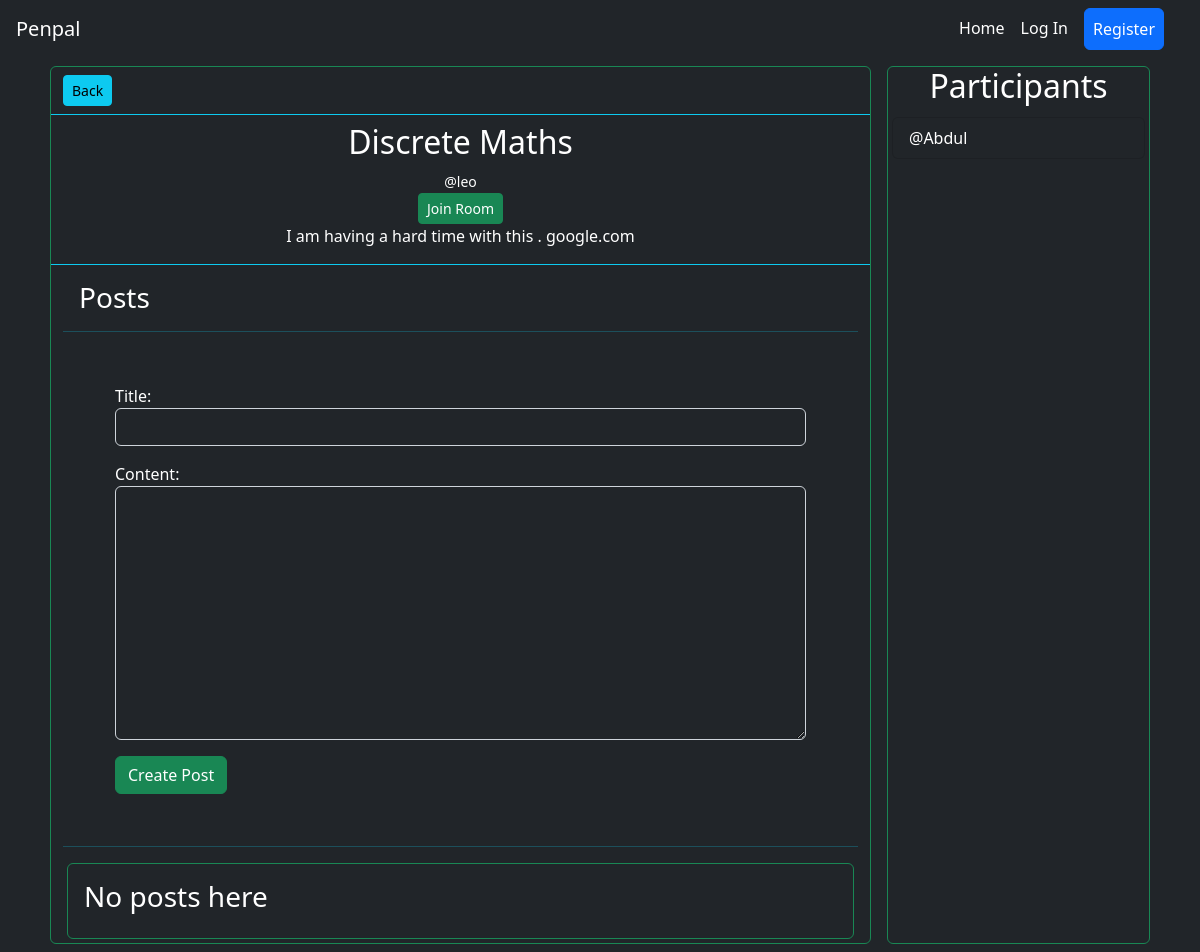
The app's page /room/1, older data.
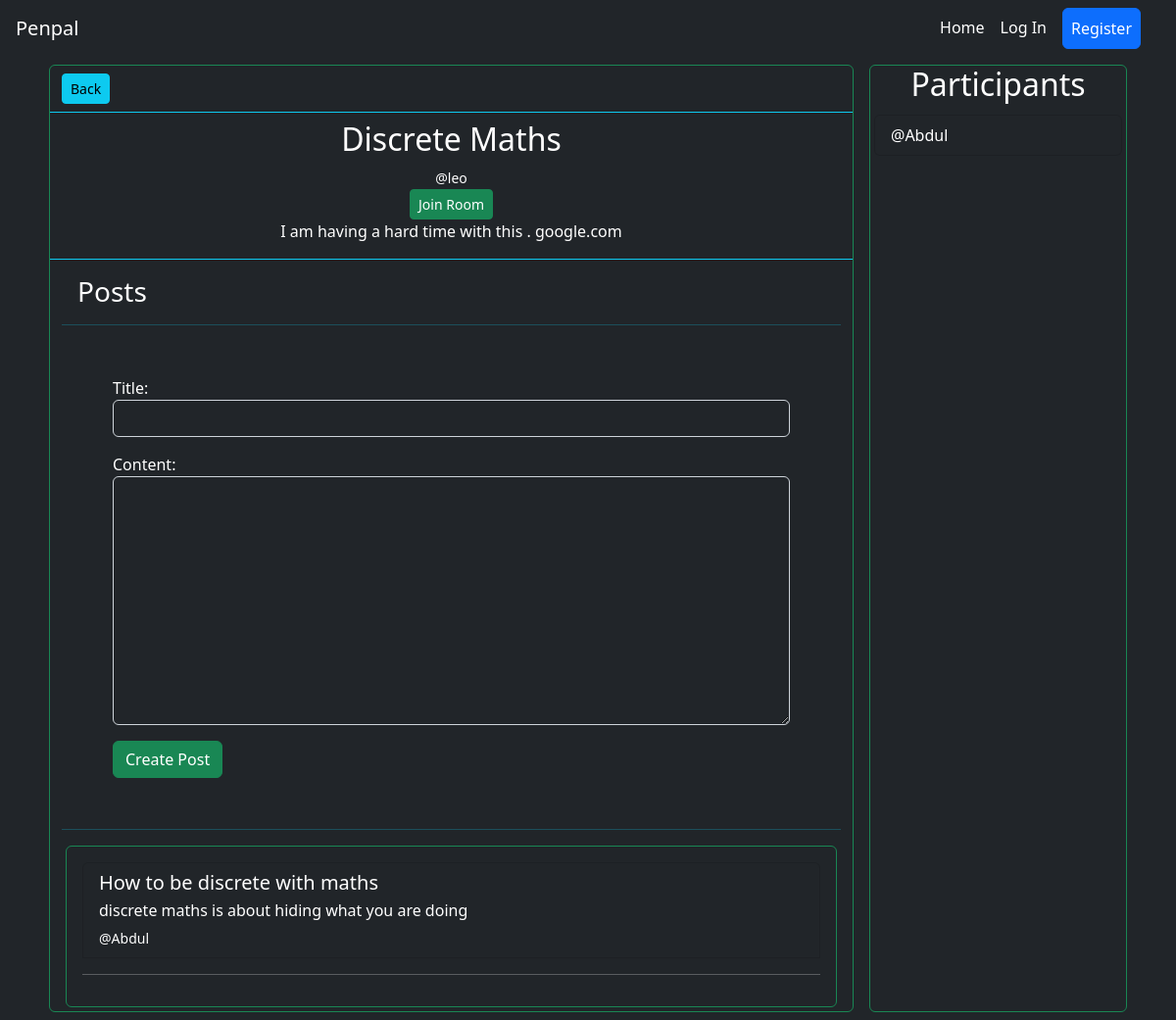
The same page, newer data.
### base/models.py (models this page shows, shortened)
class Room(models.Model):
    name = models.CharField(max_length=120)
    description = models.TextField()
    is_private = models.BooleanField(default=False)
    created_at = models.DateTimeField(auto_now_add=True)
    updated_at = models.DateTimeField(auto_now=True)
    creator = models.ForeignKey(Account,null=True,on_delete=models.SET_NULL,related_name='created_rooms')
    admins = models.ManyToManyField(Account,related_name='administrated_rooms')
    participants = models.ManyToManyField(Account,related_name='joined_rooms')
    class Meta:
        ordering = ['-created_at']

class Post(models.Model):
    title = models.CharField(max_length=120)
    content = models.TextField()
    creator = models.ForeignKey(Account,on_delete=models.CASCADE,related_name="user_posts")
    room = models.ForeignKey(Room,on_delete=models.CASCADE,related_name='room_posts')
    likes = models.ManyToManyField(Account,related_name='liked_posts')
    dislikes = models.ManyToManyField(Account,related_name='disliked_posts')
    bookmarks = models.ManyToManyField(Account,related_name='bookmarked_posts')
    pinned = models.BooleanField(default=False)
    created_at = models.DateTimeField(auto_now_add=True)
    updated_at = models.DateTimeField(auto_now=True)
    class Meta:
        ordering = ['pinned','-created_at']

### accounts/models.py (models this page shows, shortened)
class Account(AbstractBaseUser,PermissionsMixin):
    id = models.UUIDField(primary_key = True,default=uuid.uuid4,editable=False)
    Genders=[
        ("Male","Male"),
        ("Female","Female")
    ]
    email = models.EmailField(verbose_name="email", max_length=60, unique=True)
    username = models.CharField(max_length=30, unique=False)
    gender = models.CharField(max_length=7,choices=Genders,default = "Male")
    phone_num = PhoneNumberField(blank=True)
    current_residence = CountryField(null =True , blank = True)
    nationality = CountryField(null =True , blank = True)
    date_joined = models.DateTimeField(verbose_name="date joined", auto_now_add=True)
    last_login = models.DateTimeField(verbose_name="last login", auto_now=True)
    is_active = models.BooleanField(default=True)
    is_admin = models.BooleanField(default=False)
    is_staff = models.BooleanField(default=False)
    is_superuser = models.BooleanField(default=False)
    profile_image = models.URLField(default="https://www.freeiconspng.com/thumbs/account-icon/account-icon-33.png")
    USERNAME_FIELD = "email"
    REQUIRED_FIELDS = [
        'username',
    ]
    objects = MyAccountManager()
    class Meta:
        unique_together = ('username','email')
    def __str__(self):
        return f"@{self.username}"

### base/views.py (the view)
# urls.py: path('room/<int:roomid>',view_room,name='view_room'),
def view_room(request, roomid):
    context = {}
    room = Room.objects.get(id=roomid)
    context['room'] = room
    context['post_form'] = PostCreationForm()
    context['posts'] = room.room_posts.all()
    context['joined'] = (request.user in room.participants.all())
    return render(request,"base/view_room.html",context)

### base/forms.py
class PostCreationForm(forms.ModelForm):
    class Meta:
        model = Post
        fields = ('title', 'content')
        widgets = {
            'title': forms.TextInput(attrs={'class':'form-control bg-dark text-white'}),
            'content': forms.Textarea(attrs={'class':'form-control bg-dark text-white'}),
        }

### base/templates/base/view_room.html (shortened to what this page needs)
{% extends "layout.html" %}
{% block body %}
<div class="container" style="display: grid; grid-template-columns: 3fr 1fr;">
    <div class="border rounded border-success m-2">
        <div class="container mt-2 mb-2 border-bottom border-info pb-2">
            <a href="javascript:history.back()" class="btn btn-info btn-sm">Back</a>
        </div>
        <div class="border-bottom border-info">
            <div class="text-center">
                <h2>{{room.name}}</h2>
                <small>{{room.creator}}</small>
                <div>
                {% if not joined %}
                    <a href="{% url 'join_room' room.id %}" class="btn btn-success btn-sm">Join Room</a>
                {% endif %}
                </div>
            </div>
            <p class="text-center">{{room.description}}</p>
        </div>
        <div class="text-white container">
            <h3 class="text-left m-3">Posts</h3>
            <hr class="text-info">
            {% include "base/create_post.html" %}
            <hr class="text-info">
        </div>
        <div class="container">
            <div class="border rounded border-success list-group p-3 m-1">
                {% include "base/posts.html" %}
            </div>
        </div>
    </div>
    <div class="border rounded border-success m-2">
        <h2 class="text-center">Participants</h2>
        <ul class="list-group">
            {% for participant in room.participants.all %}
            <li class="list-group-item bg-dark m-1 text-white">{{participant}}</li>
            {% endfor %}
        </ul>
    </div>
</div>
{% endblock %}

### accounts/templates/layout.html (shortened to what this page needs)
{% load static %}
<!DOCTYPE html>
<html lang="en">
<head>
    <link href="https://cdn.jsdelivr.net/npm/bootstrap@5.2.0/dist/css/bootstrap.min.css" rel="stylesheet">
    <link rel="stylesheet" href="{% static 'css/styles.css' %}">
    <link rel="stylesheet" href="{% static 'css/bootstrap.css' %}">
</head>
<body class="text-white bg-dark">
    <nav id="navbar" class="text-white navbar navbar-expand-lg" style="z-index: 1;">
        <div class="text-white container-fluid">
            <a class="text-white navbar-brand text-center p-1" href="{% url 'index' %}" data-bs-toggle="tooltip" data-bs-placement="bottom"
                title="Go to Homepage">Penpal</a>
            <div class="text-white collapse navbar-collapse" id="navbarSupportedContent">
                <span class="text-white nav-item d-flex mx-3">
                    <ul class="text-white navbar-nav me-auto mb-2 mb-lg-0">
                        <li class="text-white nav-item">
                            <a class="text-white nav-link english" href="{% url 'index' %}">Home</a>
                        </li>
                    {% if user.is_authenticated %}
                        {% if user.is_staff %}
                            <li class="text-white nav-item">
                                <a class="text-white nav-link english" href="/admin">Admin Page</a>
                            </li>
                        {% endif %}
                        <li class="text-white nav-item dropdown bg-dark">
                            <a class="text-white nav-link dropdown-toggle bg-dark" href="#" id="navbarDropdown" role="button"
                                data-bs-toggle="dropdown" aria-expanded="false"><span data-bs-toggle="tooltip"
                                    data-bs-placement="bottom" title="Dropdown">
                                    <strong class="text-white px-2 bg-dark">{{user.username}}
                                        <i class="text-white fa-solid fa-user"></i></strong></span></a>
                            <ul class="text-white dropdown-menu dropdown-menu-end bg-dark" id="dropmenu" aria-labelledby="navbarDropdown">
                                <li ><a class="text-white dropdown-item english" href="{% url 'profile' user.id %}">Profile</a>
                                </li>
                                <li>
                                    <hr>
                                </li>
                                <li>
                                    <a class="text-white dropdown-item english" href="{% url 'logout' %}">Logout</a>
                                </li>
                            </ul>
                        </li>
                    </ul>
                    {% else %}
                    <li class="text-white nav-item">
                        <a class="text-white nav-link english" href="{% url 'login' %}">Log In</a>
                    </li>
                    <li class="text-white nav-item d-flex mx-2">
                        <a class="text-white nav-link btn btn-primary text-white p-2 english" href="{% url 'register' %}">Register</a>
                    </li>
                    </ul>
                    {% endif %}
                </span>
            </div>
        </div>
    </nav>
    {% block body %}
    {% endblock %}
</body>
</html>

### base/templates/base/create_post.html (shortened to what this page needs)
<div class="m-5 p-1 ">
    <form action="{% url 'create_post' room.id %}" method="post">
        {{ post_form.as_p}}
        <input type="submit" class="btn btn-success" value="Create Post">
    </form>
</div>

### base/templates/base/posts.html (shortened to what this page needs)
{% for post in posts %}
<a href="{% url 'view_post' post.id %}"
    class="list-group-item list-group-item-action flex-column align-items-start bg-dark text-white">
    <div class="d-flex w-100 justify-content-between">
        <h5 class="mb-1">{{ post.title }}</h5>
    </div>
    <p class="mb-1">{{post.content | truncatechars:100}}</p>
    <small>{{post.creator}}</small>
</a>
<hr>
{% empty %}
<h3>No posts here</h3>
{% endfor %}

Row changes from the older to the newer data that the page shows:
added Post: title "How to be discrete with maths", content "discrete maths is about hiding what you are doing", creator "@Abdul"
Text that changed along with them:
text no longer shown: "No posts here"
